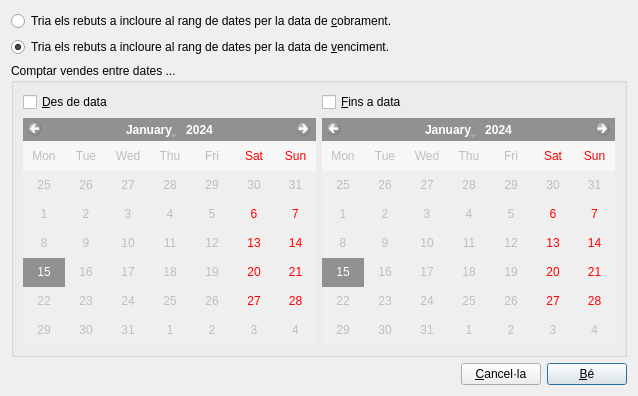
<ui version="4.0" >
 <class>Dialog</class>
 <widget class="QDialog" name="Dialog" >
  <property name="geometry" >
   <rect>
    <x>0</x>
    <y>0</y>
    <width>638</width>
    <height>396</height>
   </rect>
  </property>
  <property name="windowTitle" >
   <string>Opcions per a l'informe de vendes per treballador/a</string>
  </property>
  <property name="exportaRML" stdset="0" >
   <stringlist>
    <string>usaDesde.checked</string>
    <string>usaHasta.checked</string>
    <string>desde.selectedDate</string>
    <string>hasta.selectedDate</string>
    <string>usaFechaCobro.checked</string>
    <string>usaFechaVencimiento.checked</string>
   </stringlist>
  </property>
  <layout class="QVBoxLayout" name="verticalLayout" >
   <property name="sizeConstraint" >
    <enum>QLayout::SetMaximumSize</enum>
   </property>
   <item>
    <widget class="QRadioButton" name="mui_usaFechaCobro" >
     <property name="text" >
      <string>Tria els rebuts a incloure al rang de dates per la data de &amp;cobrament.</string>
     </property>
    </widget>
   </item>
   <item>
    <widget class="QRadioButton" name="mui_usaFechaVencimiento" >
     <property name="text" >
      <string>Tria els rebuts a incloure al rang de dates per la data de &amp;venciment.</string>
     </property>
     <property name="checked" >
      <bool>true</bool>
     </property>
    </widget>
   </item>
   <item>
    <widget class="QGroupBox" name="groupBox" >
     <property name="title" >
      <string>Comptar vendes entre dates ...</string>
     </property>
     <layout class="QGridLayout" name="gridLayout_3" >
      <item row="0" column="0" >
       <layout class="QGridLayout" name="gridLayout" >
        <property name="sizeConstraint" >
         <enum>QLayout::SetMaximumSize</enum>
        </property>
        <item row="2" column="1" >
         <widget class="QCalendarWidget" name="mui_hasta" >
          <property name="enabled" >
           <bool>false</bool>
          </property>
          <property name="firstDayOfWeek" >
           <enum>Qt::Monday</enum>
          </property>
          <property name="verticalHeaderFormat" >
           <enum>QCalendarWidget::NoVerticalHeader</enum>
          </property>
         </widget>
        </item>
        <item row="2" column="0" >
         <widget class="QCalendarWidget" name="mui_desde" >
          <property name="enabled" >
           <bool>false</bool>
          </property>
          <property name="firstDayOfWeek" >
           <enum>Qt::Monday</enum>
          </property>
          <property name="selectionMode" >
           <enum>QCalendarWidget::SingleSelection</enum>
          </property>
          <property name="verticalHeaderFormat" >
           <enum>QCalendarWidget::NoVerticalHeader</enum>
          </property>
          <property name="dateEditEnabled" >
           <bool>true</bool>
          </property>
         </widget>
        </item>
        <item row="1" column="1" >
         <widget class="QCheckBox" name="mui_usaHasta" >
          <property name="text" >
           <string>&amp;Fins a data</string>
          </property>
         </widget>
        </item>
        <item row="1" column="0" >
         <widget class="QCheckBox" name="mui_usaDesde" >
          <property name="text" >
           <string>&amp;Des de data</string>
          </property>
         </widget>
        </item>
       </layout>
      </item>
     </layout>
    </widget>
   </item>
   <item>
    <layout class="QGridLayout" name="gridLayout_2" >
     <item row="0" column="2" >
      <widget class="QPushButton" name="mui_aceptar" >
       <property name="text" >
        <string>&amp;Bé</string>
       </property>
       <property name="default" >
        <bool>true</bool>
       </property>
      </widget>
     </item>
     <item row="0" column="1" >
      <widget class="QPushButton" name="mui_cancelar" >
       <property name="text" >
        <string>&amp;Cancel·la</string>
       </property>
      </widget>
     </item>
     <item row="0" column="0" >
      <spacer name="horizontalSpacer" >
       <property name="orientation" >
        <enum>Qt::Horizontal</enum>
       </property>
       <property name="sizeType" >
        <enum>QSizePolicy::Expanding</enum>
       </property>
       <property name="sizeHint" stdset="0" >
        <size>
         <width>40</width>
         <height>9</height>
        </size>
       </property>
      </spacer>
     </item>
    </layout>
   </item>
  </layout>
  <action name="actionDesde" >
   <property name="text" >
    <string>desde</string>
   </property>
  </action>
 </widget>
 <tabstops>
  <tabstop>mui_usaFechaCobro</tabstop>
  <tabstop>mui_usaFechaVencimiento</tabstop>
  <tabstop>mui_usaDesde</tabstop>
  <tabstop>mui_desde</tabstop>
  <tabstop>mui_usaHasta</tabstop>
  <tabstop>mui_hasta</tabstop>
  <tabstop>mui_aceptar</tabstop>
  <tabstop>mui_cancelar</tabstop>
 </tabstops>
 <resources/>
 <connections>
  <connection>
   <sender>mui_usaDesde</sender>
   <signal>toggled(bool)</signal>
   <receiver>mui_desde</receiver>
   <slot>setEnabled(bool)</slot>
   <hints>
    <hint type="sourcelabel" >
     <x>174</x>
     <y>103</y>
    </hint>
    <hint type="destinationlabel" >
     <x>174</x>
     <y>256</y>
    </hint>
   </hints>
  </connection>
  <connection>
   <sender>mui_usaHasta</sender>
   <signal>toggled(bool)</signal>
   <receiver>mui_hasta</receiver>
   <slot>setEnabled(bool)</slot>
   <hints>
    <hint type="sourcelabel" >
     <x>486</x>
     <y>103</y>
    </hint>
    <hint type="destinationlabel" >
     <x>486</x>
     <y>256</y>
    </hint>
   </hints>
  </connection>
 </connections>
</ui>
